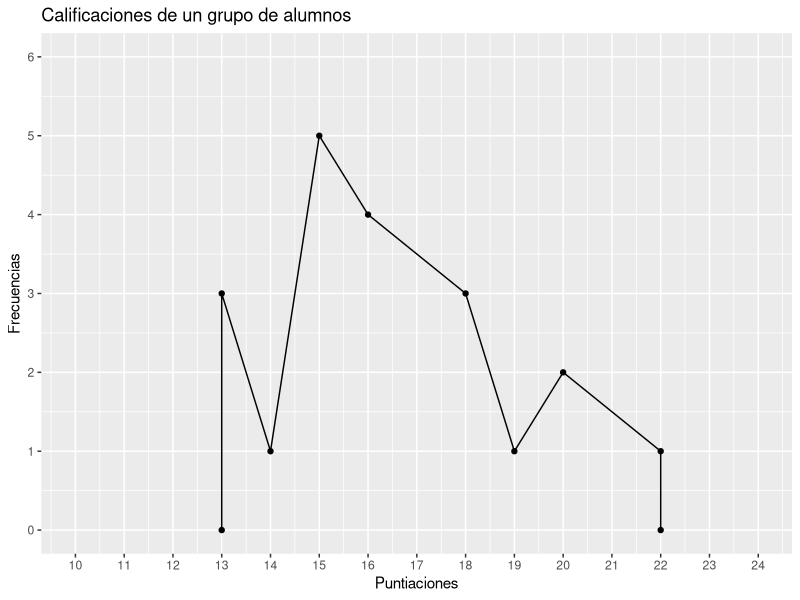
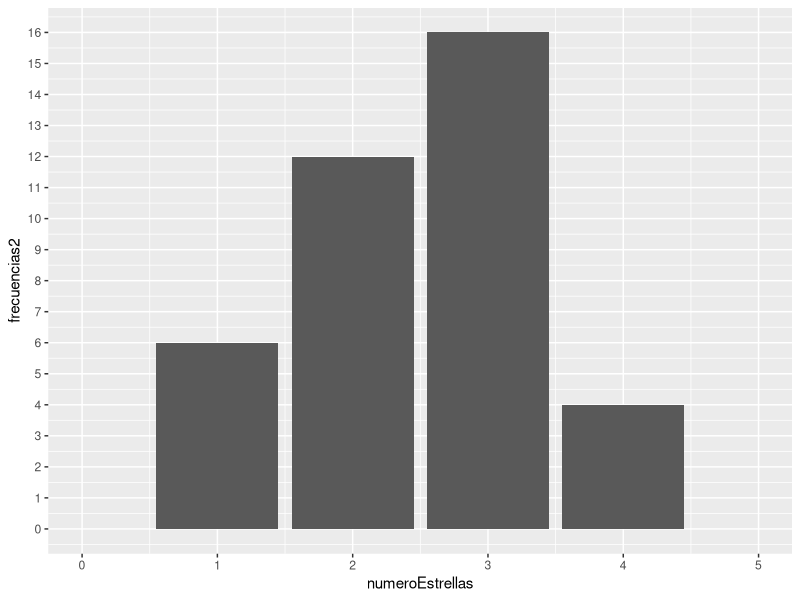
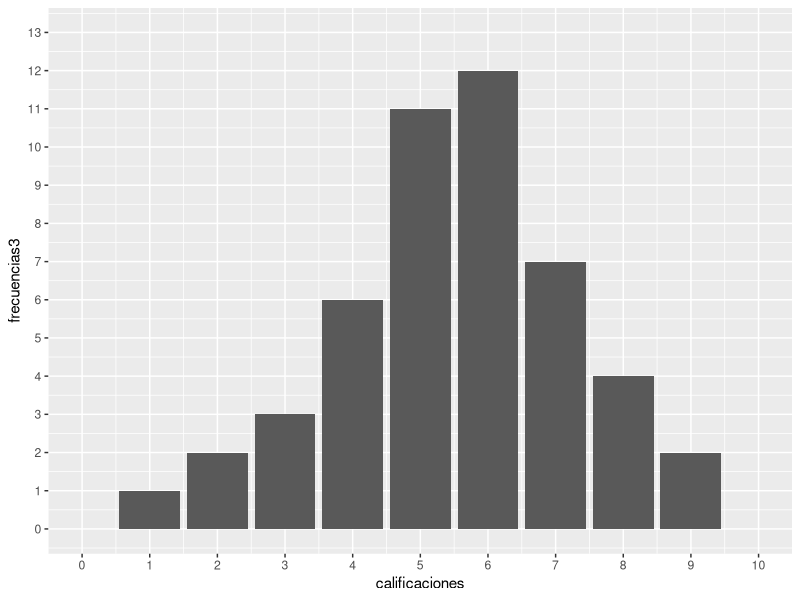
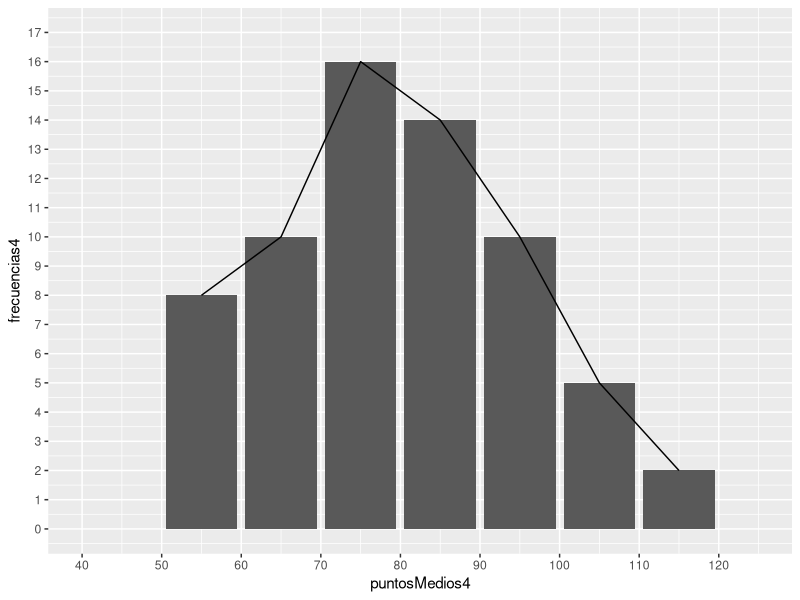

Write R code to recreate these figures, in order.
install.packages("ggplot2")

library(ggplot2)

separador = function (ejercicio) {
  cat("\n\n=------------------------- Ejercicio Nº",ejercicio," -------------------------->\n\n")
}

separador(1)
puntuaciones = c(13, 13, 14, 15, 16, 18, 19, 20, 22, 22)
frecuencias = c(0, 3, 1, 5, 4, 3, 1, 2, 1, 0)

puntuacionesDataFrame = data.frame(puntuaciones = puntuaciones, frecuencias = frecuencias)
ggplot(puntuacionesDataFrame, aes(x = puntuaciones, y = frecuencias)) +
  geom_point(na.rm = FALSE, stat = "identity") +
  geom_line(na.rm = FALSE, stat = "identity") +
  xlab("Puntiaciones") +
  ylab("Frecuencias") + 
  ggtitle("Calificaciones de un grupo de alumnos") +
  scale_x_continuous(limits = c(10, 24), breaks = seq(10, 24, by = 1)) +
  scale_y_continuous(limits = c(0, 6), breaks = seq(0, 6, by = 1))

separador(2)
numeroEstrellas = c(1, 2, 3, 4)
frecuencias2 = c(6, 12, 16, 4)

estrellasDataFrame = data.frame(numeroEstrellas = numeroEstrellas, frecuencias2 = frecuencias2)

ggplot(estrellasDataFrame, aes(x = numeroEstrellas, y = frecuencias2)) +
  geom_bar(stat = "identity") +
  scale_x_continuous(limits = c(0, 5), breaks = seq(0, 5, y = 1)) +
  scale_y_continuous(limits = c(0, 16), breaks = seq(0, 16, by = 1))

separador(3)
calificaciones = c(0, 1, 2, 3, 4, 5, 6, 7, 8, 9, 10)
frecuencias3 = c(1, 1, 2, 3, 6, 11, 12, 7, 4, 2, 1)

notasDataFrame = data.frame(calificaciones = calificaciones, frecuencias3 = frecuencias3)

ggplot(notasDataFrame, aes(x = calificaciones, y = frecuencias3)) +
  geom_bar(stat = "identity") +
  scale_x_continuous(limits = c(0, 10), breaks = seq(0, 10, y = 1)) +
  scale_y_continuous(limits = c(0, 13), breaks = seq(0, 13, by = 1))
 

separador(4)
limites_inferiores4 = c(50, 60, 70, 80, 90, 100, 110)
limites_superiores4 = c(60, 70, 80, 90, 100, 110, 120)
frecuencias4 = c(8, 10, 16, 14, 10, 5, 2)

intervalos4 = data.frame(limites_inferiores4 = limites_inferiores4,
                         limites_superiores4 = limites_superiores4,
                         frecuencias4 = frecuencias4)

puntosMedios4 = (intervalos4$limites_inferiores4 + intervalos4$limites_superiores4) / 2

empleadosDataFrame = data.frame(puntosMedios4 = puntosMedios4, frecuencias4 = frecuencias4)

ggplot(empleadosDataFrame, aes(x = puntosMedios4, y = frecuencias4)) +
  geom_bar(stat = "identity") +
  geom_line(na.rm = FALSE, stat = "identity") +
  scale_x_continuous(limits = c(40, 125), breaks = seq(40, 125, by = 10)) +
  scale_y_continuous(limits = c(0, 17), breaks = seq(0, 17, by = 1)) 



# rm(list = ls())

